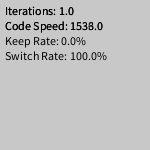
Frame 1 (no input)
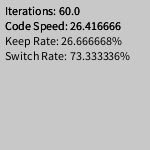
Frame 60 (the mouse pressed at the canvas centre just before this capture)
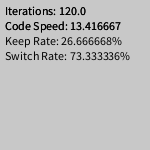
Frame 120 (the mouse held since frame 60 and released just before this capture)

The Processing sketch that drew these frames (run headless with seeded random() and noise(); from frame 60 on, the mouse is pressed at the canvas centre):

// Processing sketch: MontyHallCP
// ── MontyHallCP.pde
int host;
int choice;
int reChoice;
int DoorRemove;
int Removed; 

float iterations = 1; 
float correctA = 0;
float correctB = 0;

void setup() {
  frameRate(9001); // OVER 9000!
  size(150, 150);
}

void draw() {
  //calling all functions calling all functions
  background(200);

  ChooseCarDoor();
  Contestant();

  Stats(choice,0, "Keep ");
  Stats(0,reChoice, "Switch ");

  iterations++;
}



void ChooseCarDoor() {      //This funtion decides which door(1 2 or 3) the car 
  host = int(random(1, 4)); //is behind.
}


void Contestant() {  //This function decides which door the contestant chooses
  choice = int(random(1, 4));
  Removed = removeDoor(choice, host);
  reChoice = 6 - choice - Removed;
}

int removeDoor(int DoorChosen, int DoorCar) {  // This function removes a the 
                                               // door which doesnt have a car
                                               // behind it and also isn't the 
                                               // choice of the contestant
  if (DoorChosen != DoorCar) {                 
    DoorRemove = 6 -DoorChosen -DoorCar;      //I'm very Proud of this bit of 
                                              //code here, it finds out
                                              // which door to remove by simple
                                              // subtractiom
  }
  else if (DoorChosen == 1) {
    DoorRemove = int(random(2, 4));
  }
  else if (DoorChosen == 2) {
    if (int(random(1, 3))==1) {
      DoorRemove = 1;
    }
    else {
      DoorRemove = 3;
    }
  }
  else if (DoorChosen == 3) {
    DoorRemove =  int(random(1, 3));
  }

  return DoorRemove;
}



void Stats(int StatsInA, int StatsInB, String strategy) { //This function is whe-
                                                          //re the success rates 
                                                          //es is determined
                                                          //for the two strategi-                                                          

    if (StatsInA==host) {
      correctA++;
    }
    if (StatsInB==host) {
      correctB++;
    }
  


  float rateA = (correctA/iterations)*100;
  float rateB = (correctB/iterations)*100;

  fill(0);
  text("Iterations: " + iterations, 5, 15);
  text("Code Speed: " + millis()/iterations, 5, 30); //In milliseconds per loop
  
  if(StatsInB == 0){
  text(strategy + "Rate: " + rateA + "%", 5, 45);
  }else{
  text(strategy + "Rate: " + rateB + "%", 5, 60);
  }
}
